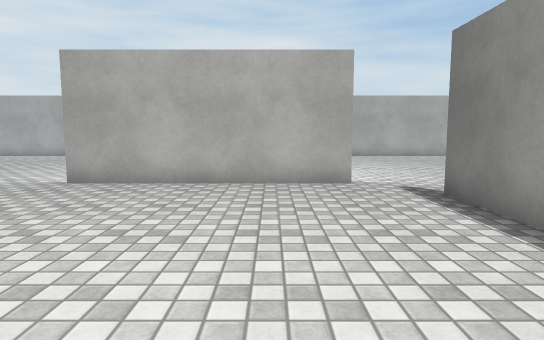
view 1 (above)

22 first-person views from a walk through a Unity game level. The camera is 1.2 m above the floor, tilts 6° down and sees 75° across. The floor is counted in squares, 1 m on a side. Each view is taken from the middle of a square. On the plan, view 1 faces up. The plan holds only what a view shows up to about 14 squares ahead; the rest is blank. The player is left out. Surface patterns are stand-ins for the level's own textures.

view 2
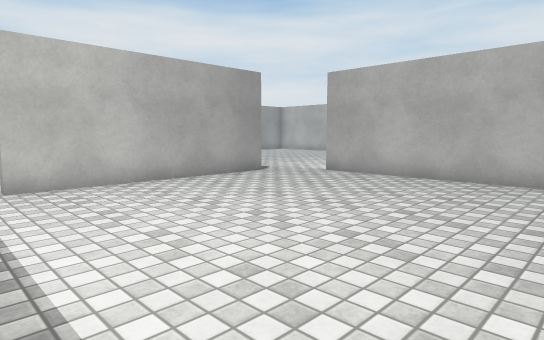

view 3
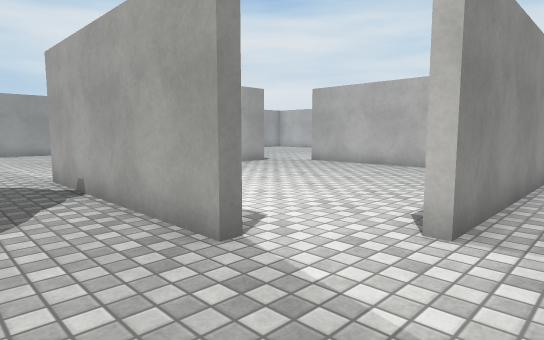

view 4
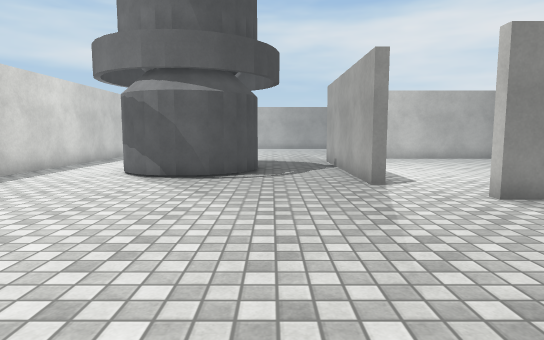

view 5
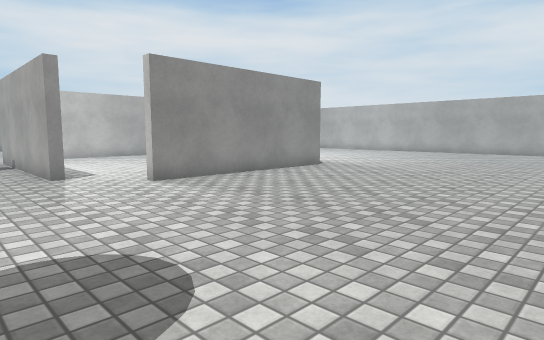

view 6
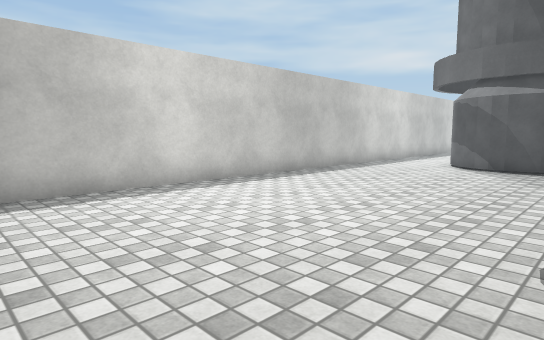

view 7
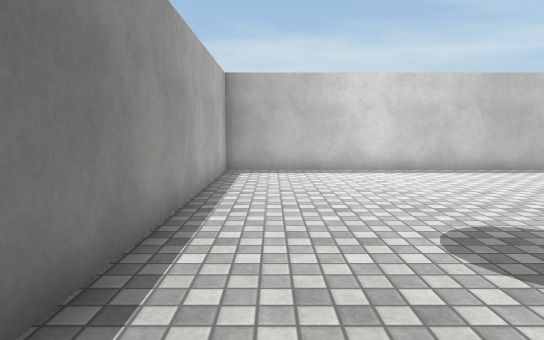

view 8
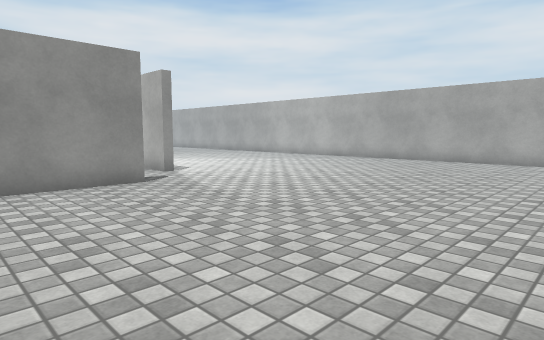

view 9
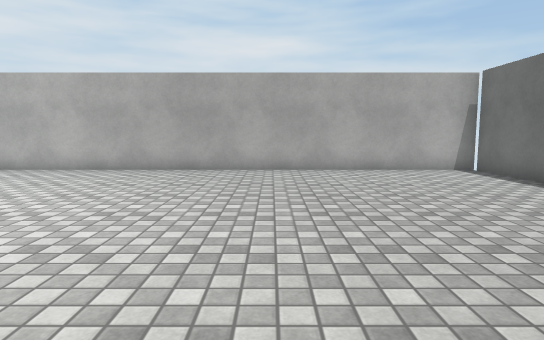

view 10
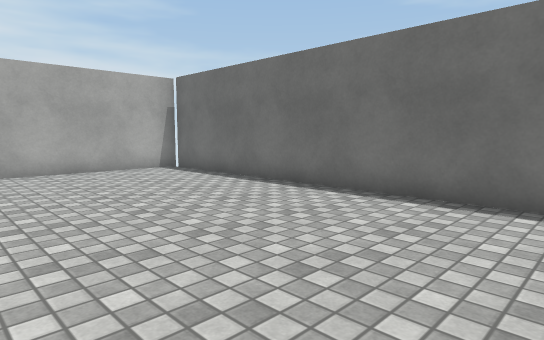

view 11
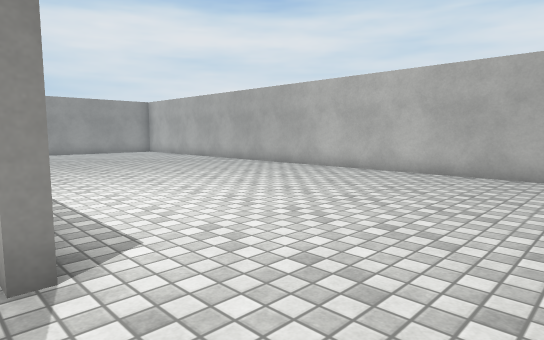

view 12
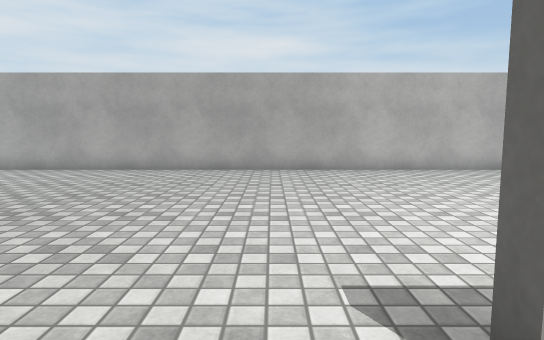

view 13
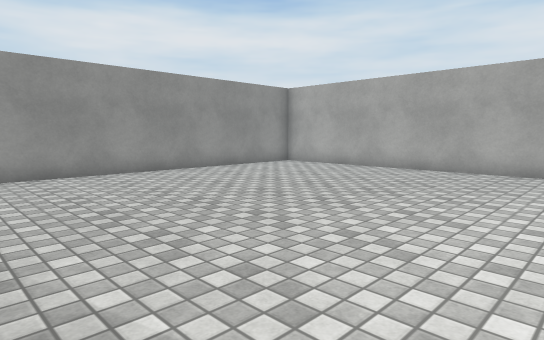

view 14
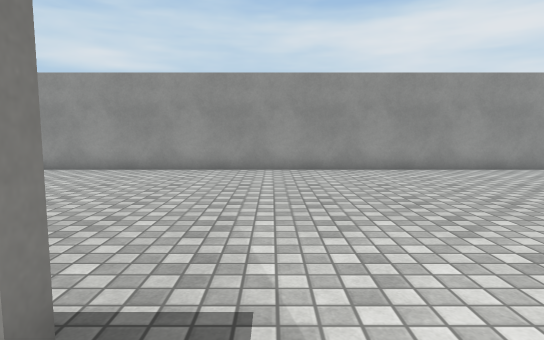

view 15
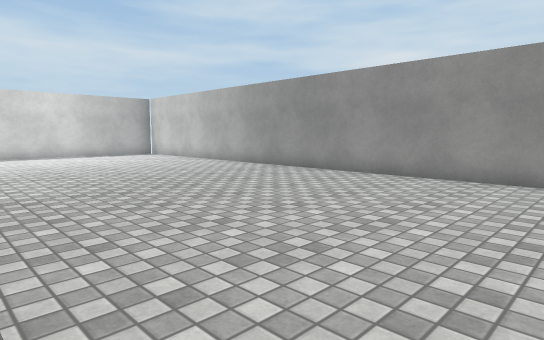

view 16
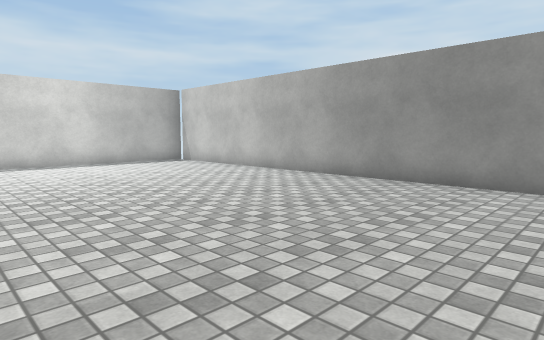

view 17
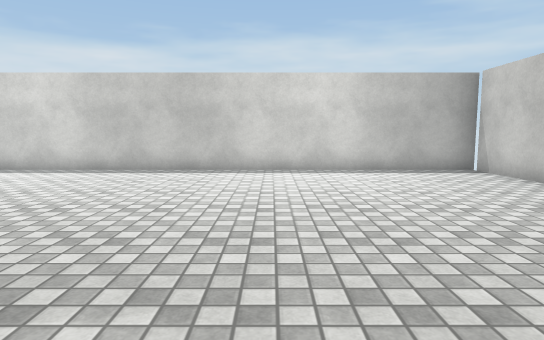

view 18
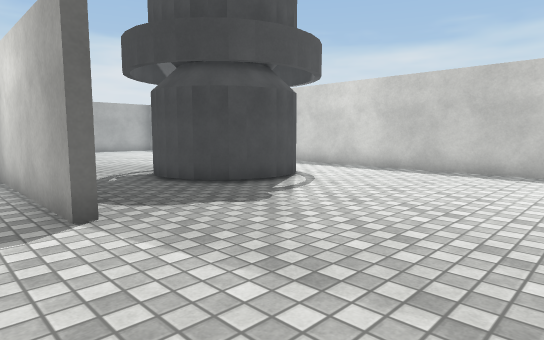

view 19
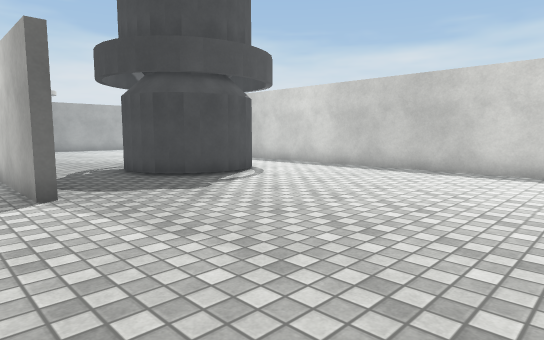

view 20
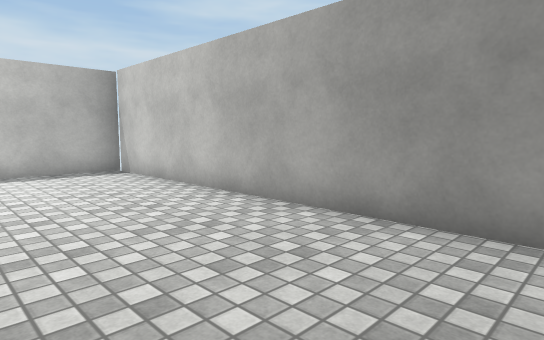

view 21
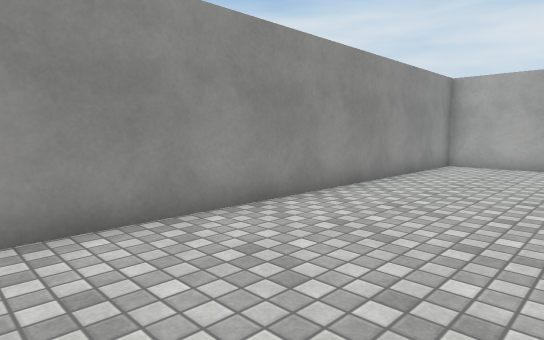

view 22
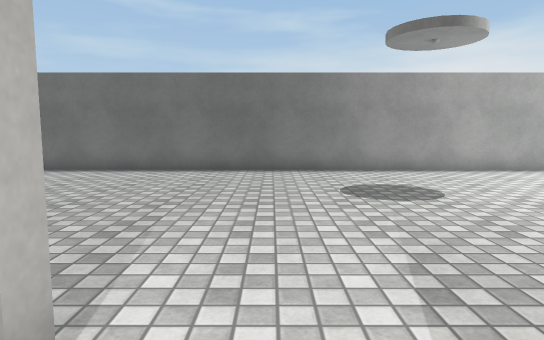

### Floor plan
Ten units are one square. View 1 is at (0, 0); x grows to the right and y downward. Boxes are objects, and circles mark ways between rooms. Rooms are numbered by the first view taken in them; rooms with no view inside come last. Other rooms are left out.
<svg viewBox="-175 -190 320 310">
<path fill="none" stroke="#000" d="M34 -44 34 -70M-50 14 6 14M-64 -55 -64 0M20 -84 -50 -84M-64 -70 -64 -55M37 -70 37 0M20 17 -50 17M-34 55 -28 48M3 55 6 63M-34 75 -36 68 -35 59 -30 49 -19 45 -10 45 -2 48 5 57 6 68 3 76M-32 79 -35 72 -36 63 -33 53 -24 46 -15 44 -6 46 1 51 6 61 5 74 -2 83 -9 86M5 72 1 80 -5 84M-165 -185 -165 115 135 115 135 -185 -165 -185"/>
<circle cx="-53" cy="-70" r="3" fill="#2a7"/>
<circle cx="-60" cy="10" r="3" fill="#2a7"/>
<circle cx="25" cy="-75" r="3" fill="#2a7"/>
<circle cx="32" cy="15" r="3" fill="#2a7"/>
<text x="-10" y="-30">1</text>
<text x="-50" y="-70">2</text>
</svg>
Room 1 opens to room 2.

Where each view was taken, in squares from view 1:
view 1: 0 up, 0 right, facing up
view 2: 1 down, 2 right, facing up-left
view 3: 4 down, 5 right, facing up-left
view 4: 4 down, 10 right, facing left
view 5: 4 down, 12 right, facing up-left
view 6: 4 down, 13 right, facing down-left
view 7: 0 up, 12 right, facing down
view 8: 3 up, 12 right, facing up-left
view 9: 7 up, 7 right, facing up
view 10: 7 up, 7 right, facing up-right
view 11: 8 up, 5 right, facing up-left
view 12: 7 up, 6 left, facing up
view 13: 7 up, 6 left, facing up-left
view 14: 8 up, 5 left, facing left
view 15: 8 up, 7 left, facing down-left
view 16: 3 up, 8 left, facing down-left
view 17: 0 up, 10 left, facing down
view 18: 0 up, 10 left, facing down-right
view 19: 0 up, 12 left, facing down-right
view 20: 0 up, 12 left, facing down-left
view 21: 5 up, 12 left, facing up-left
view 22: 1 down, 2 right, facing right
